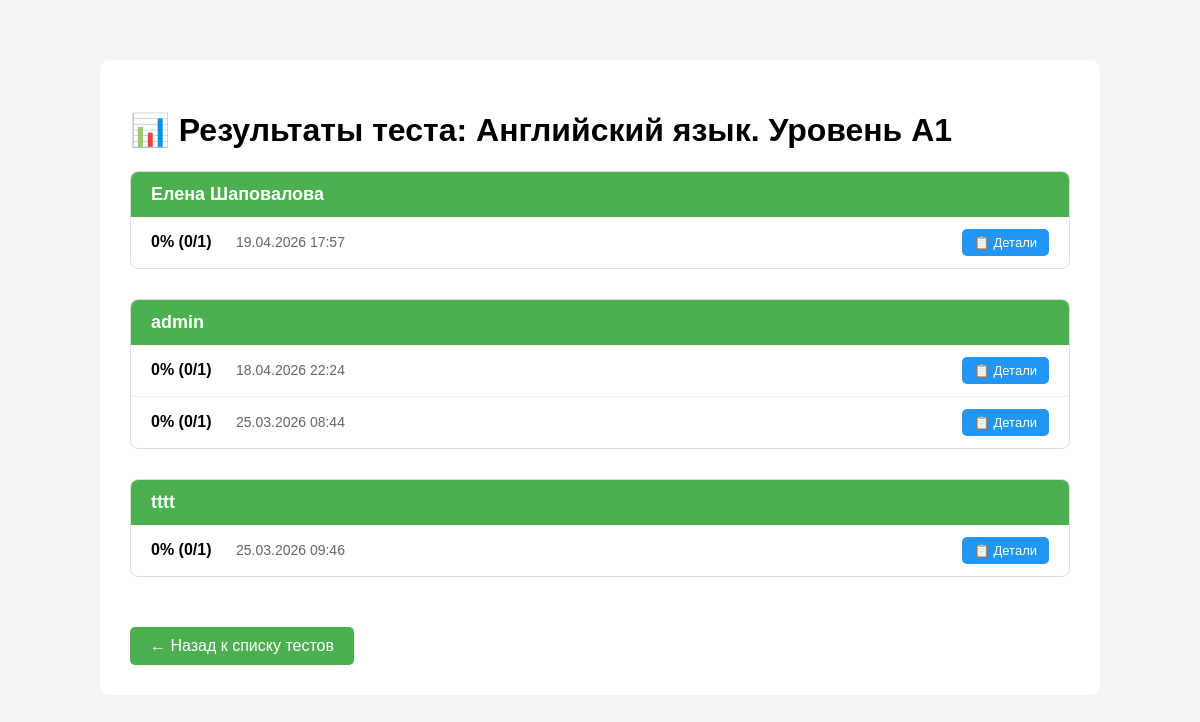
The page /tests/test/2/results/ (signed in) on the database its author committed.
### tests/models.py (models this page shows, shortened)
class Test(models.Model):
    title = models.CharField(max_length=200)
    description = models.TextField(blank=True)
    author = models.ForeignKey(settings.AUTH_USER_MODEL, on_delete=models.CASCADE)
    created_at = models.DateTimeField(auto_now_add=True)
    last_activity = models.DateTimeField(auto_now=True)
    tags = models.ManyToManyField('Tag', blank=True)

class Result(models.Model):
    student = models.ForeignKey(
        settings.AUTH_USER_MODEL,
        on_delete=models.CASCADE,
        null=True,
        blank=True
    )
    first_name = models.CharField(max_length=100, blank=True)
    last_name = models.CharField(max_length=100, blank=True)
    test = models.ForeignKey(Test, on_delete=models.CASCADE)
    score = models.IntegerField()
    total = models.IntegerField()
    completed_at = models.DateTimeField(auto_now_add=True)

### accounts/models.py (models this page shows, shortened)
class User(AbstractUser):
    ROLE_CHOICES = [
        ('teacher', 'Учитель'),
        ('moderator', 'Модератор'),
        ('admin', 'Администратор'),
    ]
    role = models.CharField(max_length=20, choices=ROLE_CHOICES, default='teacher')

### tests/views.py (the view)
# urls.py: path('test/<int:test_id>/results/', views.test_results, name='test_results'),
@staff_member_required
def test_results(request, test_id):
    test = get_object_or_404(Test, id=test_id)
    results = Result.objects.filter(test=test).order_by('-completed_at')
    students = {}
    for r in results:
        if r.first_name and r.last_name:
            name = f"{r.first_name} {r.last_name}"
        elif r.student:
            name = r.student.username
        else:
            name = "Аноним"
        if name not in students:
            students[name] = []
        students[name].append({
            'id': r.id,
            'score': r.score,
            'total': r.total,
            'percent': int(r.score / r.total * 100) if r.total > 0 else 0,
            'completed_at': r.completed_at,
        })
    return render(request, 'tests/test_results.html', {
        'test': test,
        'students': students,
    })

### templates/tests/test_results.html (shortened to what this page needs)
<!DOCTYPE html>
<html>
<head>
</head>
<body>
    <div class="container">
        <h1>📊 Результаты теста: {{ test.title }}</h1>
        {% for name, attempts in students.items %}
        <div class="student-block">
            <div class="student-name">{{ name }}</div>
            {% for att in attempts %}
            <div class="attempt">
                <div class="attempt-info">
                    <span class="attempt-score">{{ att.percent }}% ({{ att.score }}/{{ att.total }})</span>
                    <span class="attempt-date">{{ att.completed_at|date:"d.m.Y H:i" }}</span>
                </div>
                <a href="{% url 'result_detail' att.id %}" class="btn-detail">📋 Детали</a>
            </div>
            {% endfor %}
        </div>
        {% empty %}
        <p>Пока нет результатов.</p>
        {% endfor %}
        <a href="{% url 'teacher_home' %}" class="back-link">← Назад к списку тестов</a>
    </div>
</body>
</html>

### templates/tests/test_results.html (style rules this page uses)
body { font-family: Arial, sans-serif; max-width: 1000px; margin: 40px auto; padding: 20px; background: #f5f5f5; }
.container { background: white; padding: 30px; border-radius: 10px; }
.student-block { margin-bottom: 30px; border: 1px solid #ddd; border-radius: 8px; overflow: hidden; }
.student-name { background: #4CAF50; color: white; padding: 12px 20px; font-size: 18px; font-weight: bold; }
.attempt { padding: 12px 20px; border-bottom: 1px solid #eee; display: flex; justify-content: space-between; align-items: center; }
.attempt:last-child { border-bottom: none; }
.attempt-info { flex: 2; }
.attempt-score { font-weight: bold; margin-right: 20px; }
.attempt-date { color: #666; font-size: 14px; }
.btn-detail { background: #2196F3; color: white; padding: 6px 12px; text-decoration: none; border-radius: 5px; font-size: 13px; }
.back-link { display: inline-block; margin-top: 20px; background: #4CAF50; color: white; padding: 10px 20px; text-decoration: none; border-radius: 5px; }

### rows shown on the page
Test: title "Английский язык. Уровень A1"
Result: completed_at "19.04.2026 17:57"
User: students "admin"
Result: completed_at "18.04.2026 22:24"
Result: completed_at "25.03.2026 08:44"
User: students "tttt"
Result: completed_at "25.03.2026 09:46"

### other values the page prints
{{ name }} "Елена Шаповалова"
{{ att.percent }} "0" "0" "0" "0"
{{ att.score }} "0" "0" "0" "0"
{{ att.total }} "1" "1" "1" "1"
